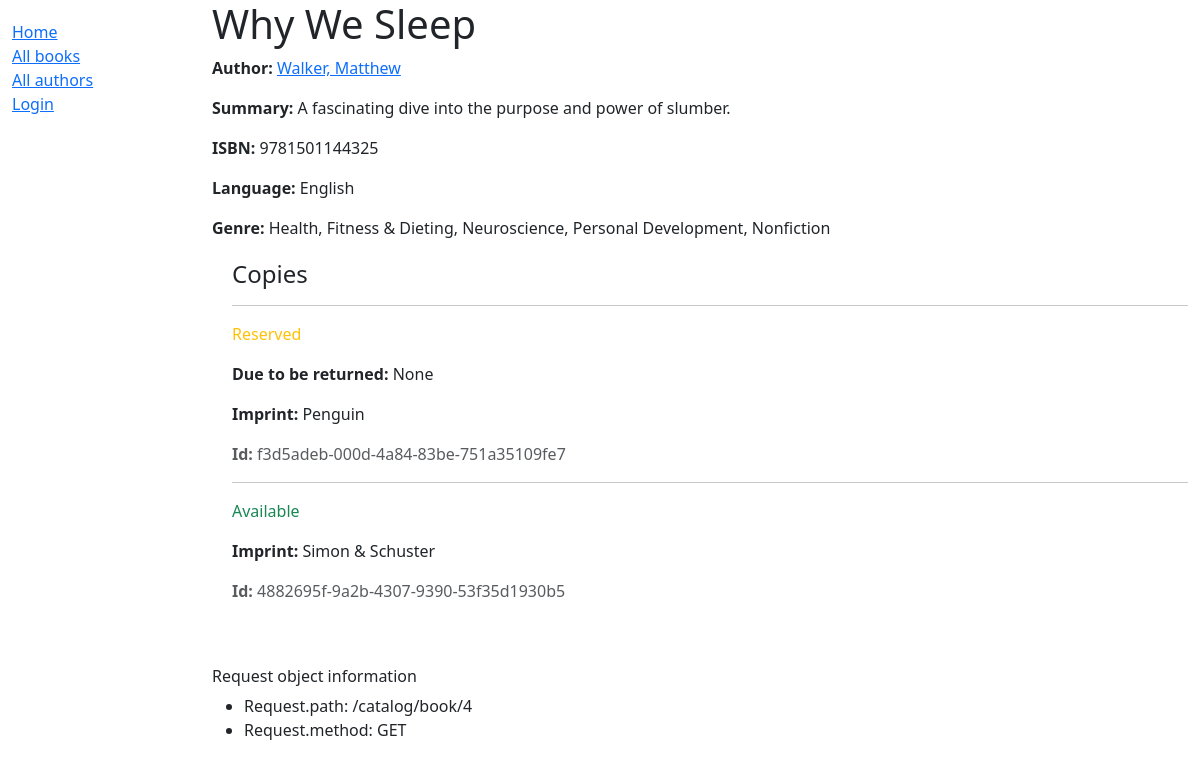
The app's page /catalog/book/4, older data.
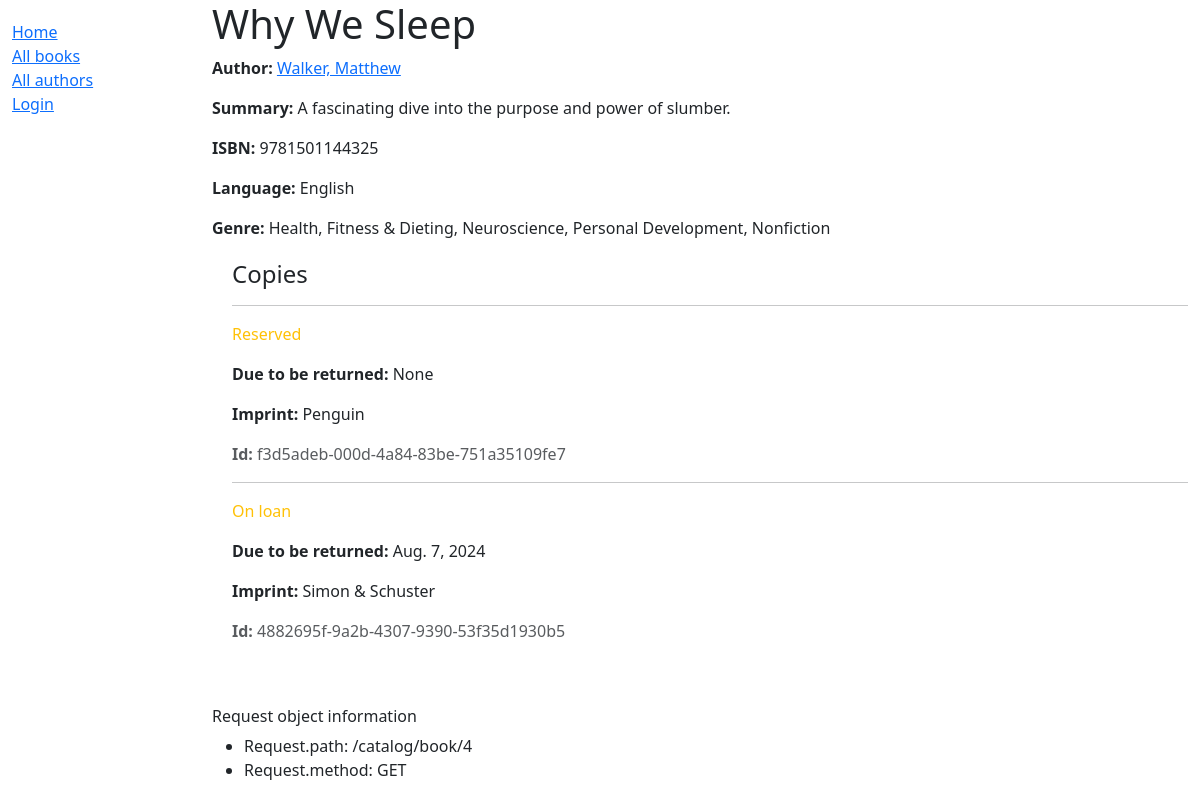
The same page, newer data.
### catalog/models.py (models this page shows, shortened)
class Book(models.Model):
    title = models.CharField(max_length=200)
    author = models.ForeignKey('Author', on_delete=models.RESTRICT, null=True)
    summary = models.TextField(
        max_length=1000,
        help_text="Enter a brief description of the book",
    )
    isbn = models.CharField(
        'ISBN',
        max_length=13,
        unique=True,
        help_text='13 Character <a href="https://www.isbn-international.org/'
                  'content/what-isbn">ISBN number</a>',
    )
    genre = models.ManyToManyField(
        Genre,
        help_text="Select a genre for this book",
    )   # each genre can have many books and a book can have multiple genres
    def display_genre(self):
        """Create a string for the Genre. Required to display in Admin."""
        return '; '.join(genre.name for genre in self.genre.all()[:3])
    display_genre.short_description = 'Genre'
    language = models.ForeignKey(
        Language, on_delete=models.SET_NULL, null=True
    )
    class Meta:
        ordering = ['title', 'author']

class Author(models.Model):
    first_name = models.CharField(max_length=100)
    last_name = models.CharField(max_length=100)
    date_of_birth = models.DateField(null=True, blank=True)
    date_of_death = models.DateField('Died', null=True, blank=True)
    class Meta:
        ordering = ['last_name', 'first_name']
    def get_absolute_url(self):
        return reverse('catalog:author-detail', args=[str(self.id)])
    def __str__(self) -> str:
        return f'{self.last_name}, {self.first_name}'

class Language(models.Model):
    name = models.CharField(max_length=200,
                            unique=True,
                            help_text="Enter the book's natural language "
                                      "(e.g. English, French etc.)")
    def __str__(self) -> str:
        return self.name
    class Meta:
        constraints = [
            UniqueConstraint(
                Lower('name'),
                name='language_name_case_insensitive_unique',
                violation_error_message='Language already exists '
                                        '(case insensitive match)'
            ),
        ]

class Genre(models.Model):
    name = models.CharField(
        max_length=200,
        unique=True,
        help_text="Enter a book genre (e.g. Fantasy, French Poetry etc.)"
    )
    def __str__(self) -> str:
        return self.name
    class Meta:
        constraints = [
            UniqueConstraint(
                Lower('name'),
                name='genre_name_case_insensitive_unique',
                violation_error_message="Genre already exists "
                                        "(case insensitive match)"
            ),
        ]

class BookInstance(models.Model):
    id = models.UUIDField(
        primary_key=True, default=uuid.uuid4,
        help_text="Unique ID for this particular book across whole library"
    )
    book = models.ForeignKey(Book, on_delete=models.RESTRICT, null=True)
    imprint = models.CharField(max_length=200)
    due_back = models.DateField(null=True, blank=True)
    LOAN_STATUS = (
        ('m', 'Maintenance'),
        ('o', 'On loan'),
        ('a', 'Available'),
        ('r', 'Reserved'),
    )
    status = models.CharField(
        max_length=1,
        choices=LOAN_STATUS,
        blank=True,
        default='m',
        help_text='Book availability',
    )
    borrower = models.ForeignKey(
        settings.AUTH_USER_MODEL,
        on_delete=models.SET_NULL,
        null=True,
        blank=True,
    )
    class Meta:
        ordering = ['book', 'due_back']

### catalog/views.py (the view)
# urls.py: path('book/<int:pk>', views.BookDetailView.as_view(), name='book-detail'),
class BookDetailView(generic.DetailView):
    model = Book

### catalog/templates/catalog/book_detail.html (shortened to what this page needs)
{% extends 'base_generic.html' %}
{% block content %}
    <h1>{{ object.title }}</h1>
    <p><strong>Author:</strong> <a href="{{ book.author.get_absolute_url }}">{{ book.author }}</a></p>
    <p><strong>Summary:</strong> {{ object.summary }}</p>
    <p><strong>ISBN:</strong> {{ book.isbn }}</p>
    <p><strong>Language:</strong> {{ book.language }}</p>
    <p><strong>Genre:</strong> {{ object.genre.all|join:", " }}</p>
    <div style="margin-left:20px;margin-top:20px;">
        <h4>Copies</h4>
        {% for copy in book.bookinstance_set.all %}
            <hr>
            <p class="{% if copy.status == 'a' %}text-success
                    {% elif copy.status == 'm' %}text-danger
                    {% else %}text-warning
                    {% endif %}">
                {{ copy.get_status_display }}
            </p>
            {% if copy.status != 'a' %}
                <p><strong>Due to be returned:</strong> {{ copy.due_back }}</p>
            {% endif %}
            <p><strong>Imprint: </strong>{{ copy.imprint }}</p>
            <p class="text-muted"><strong>Id:</strong> {{ copy.id }}</p>
        {% empty %}
                <p class="text-danger">Please update the instance information!</p>
        {% endfor %}
    </div>
{% endblock %}

### catalog/templates/base_generic.html (shortened to what this page needs)
<!DOCTYPE html>
<html lang="en">
    <head>
        <link rel="stylesheet"
            href="https://cdn.jsdelivr.net/npm/bootstrap@5.3.3/dist/css/bootstrap.min.css"
>
        {% load static %}
        <link rel="stylesheet" href="{% static 'css/styles.css' %}">
    </head>
    <body>
        <div class="container-fluid">
            <div class="row">
                <div class="col-sm-2">
                    {% block sidebar %}
                        <ul class="sidebar-nav">
                            <li><a href="{% url 'catalog:index' %}">Home</a></li>
                            <li><a href="{% url 'catalog:books' %}">All books</a></li>
                            <li><a href="{% url 'catalog:authors' %}">All authors</a></li>
                            {% if user.is_authenticated %}
                                <li>User: {{ user.get_username }}</li>
                                <li>
                                    <form id="logout-form" action="{% url 'logout' %}" method="post">
                                        {% csrf_token %}
                                        <button type="submit" class="btn btn-link">Logout</button>
                                    </form>
                                </li>
                            {% else %}
                                <li><a href="{% url 'login' %}?next={{ request.path }}">Login</a></li>
                            {% endif %}
                        </ul>
                    {% endblock %}
                </div>
                <div class="col-sm-10">
                    {% block content %}
                    {% endblock %}
                    <br><br><h6>Request object information</h6>
                    <ul>
                        <li>Request.path: {{ request.path }}</li>
                        <li>Request.method: {{ request.method }}</li>
                    </ul>
                </div>
            </div>
        </div>
    </body>
</html>

### catalog/static/css/styles.css (style rules this page uses)
.sidebar-nav { margin-top: 20px; padding: 0; list-style: none; }

Row changes from the older to the newer data that the page shows:
changed BookInstance "Simon & Schuster": status "Available" → "On loan"; due_back (not shown) → "Aug. 7, 2024"
